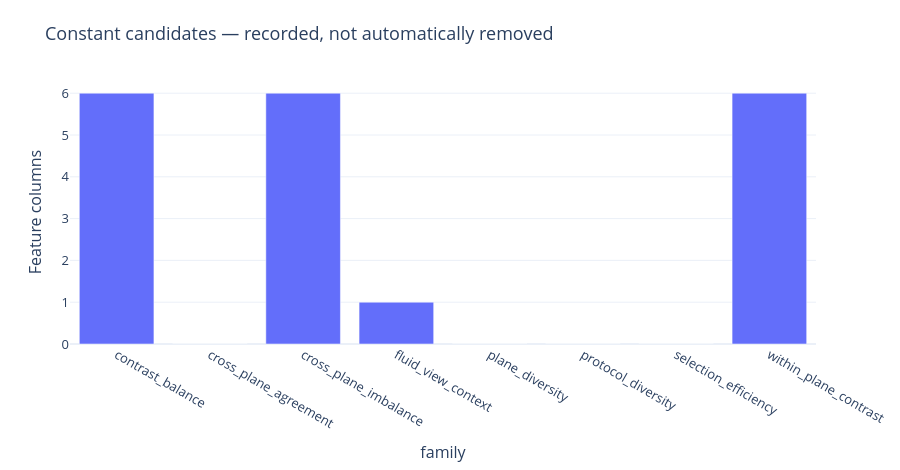

Notebook cell for this chart:
### Markdown cell above
## 05. Constant-feature audit

This is descriptive quality assurance. No supervised feature selection is fitted here; later selection belongs inside training folds.

### Code cell
figure = round1_figure(DIRECTORY, 5)
figure.show(renderer='plotly_mimetype')

### Figure 1 — Plotly figure (JSON) as saved in the notebook; plotly's stock layout.template omitted (floating-point values rounded to 4 significant figures)
{"data": [{"hovertemplate": "family=%{x}<br>constant=%{y}<extra></extra>", "legendgroup": "", "marker": {"color": "#636efa", "pattern": {"shape": ""}}, "name": "", "orientation": "v", "showlegend": false, "textposition": "auto", "type": "bar", "x": ["contrast_balance", "cross_plane_agreement", "cross_plane_imbalance", "fluid_view_context", "plane_diversity", "protocol_diversity", "selection_efficiency", "within_plane_contrast"], "xaxis": "x", "y": [6, 0, 6, 1, 0, 0, 0, 6], "yaxis": "y"}], "layout": {"barmode": "relative", "font": {"size": 13}, "height": 470, "legend": {"tracegroupgap": 0}, "margin": {"b": 100, "l": 70, "r": 25, "t": 80}, "title": {"text": "Constant candidates — recorded, not automatically removed"}, "xaxis": {"anchor": "y", "domain": [0, 1], "title": {"text": "family"}}, "yaxis": {"anchor": "x", "domain": [0, 1], "title": {"text": "Feature columns"}}}}
